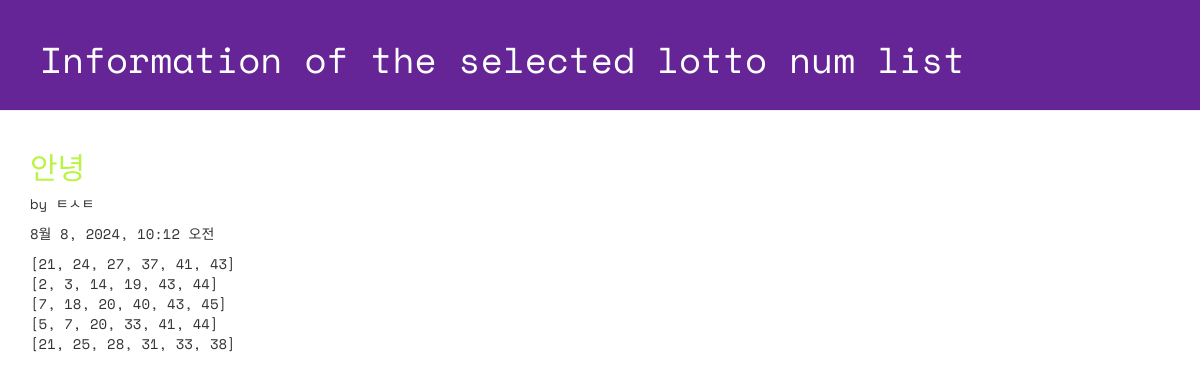
Page /lotto/3/detail on the committed database.
### lotto/models.py (models this page shows, shortened)
class GuessNumbers(models.Model):
    name = models.CharField(max_length=24) # 로또 번호 리스트의 이름
    text = models.CharField(max_length=255) # 로또 번호 리스트에 대한 설명
    lottos = models.CharField(max_length=255, default='[1, 2, 3, 4, 5, 6]') # 로또 번호들이 담길 str
    num_lotto = models.IntegerField(default=5) # 6개 번호 set의 갯수
    update_date = models.DateTimeField()

### lotto/views.py (the view)
# urls.py: path('lotto/<int:lottokey>/detail', views.detail, name='detail'),
def detail(request, lottokey):
    lotto = GuessNumbers.objects.get(pk = lottokey) # primary key
    return render(request, "lotto/detail.html", {"lotto": lotto})

### lotto/templates/lotto/detail.html (shortened to what this page needs)
<!DOCTYPE html>
{% load static %}
<html lang="ko">
<head>
    <link rel="stylesheet" href="//maxcdn.bootstrapcdn.com/bootstrap/3.2.0/css/bootstrap.min.css">
    <link rel="stylesheet" href="//maxcdn.bootstrapcdn.com/bootstrap/3.2.0/css/bootstrap-theme.min.css">
    <link rel="stylesheet" href="{% static 'css/lotto.css'%}">
</head>
<body>
    <div class="page-header">
    <h1>Information of the selected lotto num list</h1>
    </div>
    <div class="container lotto">
        <h2>{{ lotto.text }}</h2>
        <p> by {{ lotto.name }}</p>
        <p> {{ lotto.update_date }}</p>
        <p> {{ lotto.lottos | linebreaksbr }}</p>
    </div>
</body>
</html>

### lotto/static/css/lotto.css (style rules this page uses)
.page-header { background-color: #652596; margin-top: 0; padding: 20px 20px 20px 40px; font-family: 'Space Mono', monospace; }
.page-header h1 { color: #FFFFFF; }
.container { font-family: 'Space Mono', monospace; }
.container h2 { color: #b9f442; }

### rows in the picture
GuessNumbers: text "안녕", name "ㅌㅅㅌ", update_date "8월 8, 2024, 10:12 오전", lottos "[21, 24, 27, 37, 41, 43] [2, 3, 14, 19, 43, 44] [7, 18, 20, 40, 43, 45] [5, 7, 20, 33, 41, 44] [21, 25, 28, 31, 33, 38]"
